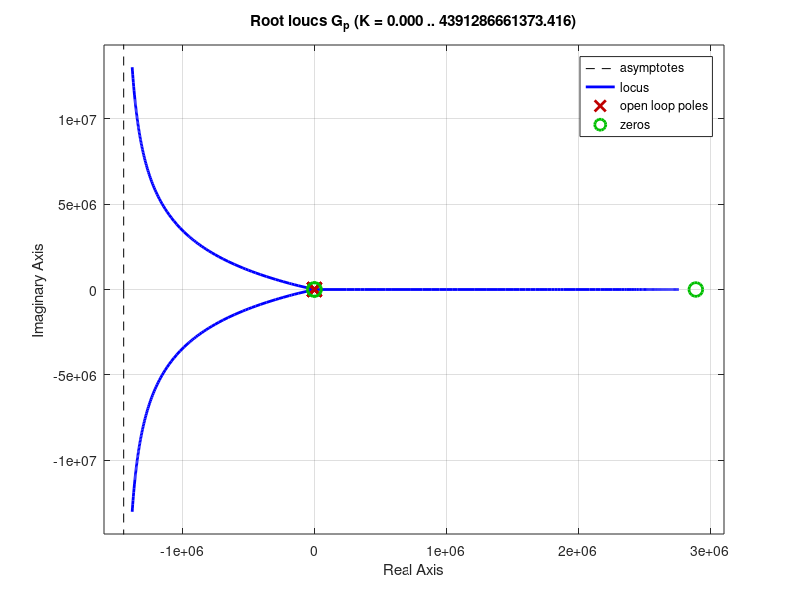

Here is the MATLAB script that generated this plot: (Note: this script raises an error after producing the figure.)
%% Intro
clc
clear all
A =[0	0	0	0.5	0	0;
0	0	0	0	0.5	0;
0	0	0	0	0	0.5;
134.697	4.61732	0	-0.00126849	-0.0000419712	-0.0000859303;
4.61732	129.366	0	-0.0000419712	-0.00122003	0.000148836;
2.59264	-4.49059	0	-0.0000859303	0.000148836	-0.00617827];

B=[0	0	0;
0	0	0;
0	0	0;
74.4856	2.46455	5.04582;
2.46455	71.6398	-8.73961;
5.04582	-8.73961	362.787];

C = [1	0	0	0	0	0;
    0	1	0	0	0	0;
    0	0	1	0	0	0];
D = zeros(3,3);
E = B;
p = [0,0.2,-0.5-j,-0.1+0.5j,-0.1-0.5j,-0.5+j];
K = place(A,B,p);
A_bar = A - B*K;
sys_cont = ss(A_bar,B,C,D);
tf_q = tf(sys_cont);
G_p = tf_q(1,1);
p_gp = pole(sys_cont);

rlocus(G_p)
%% ZN Method
ts=linspace(0,150,1000);
Kc = sym("Kc");
s = sym("s");
p_Kc = vpa(Kc * poly2sym(G_p.Numerator{1,1},s)+poly2sym(G_p.Denominator{1,1},s));
p_Kc_coef=flip(coeffs(p_Kc,s));
rh_Kc = routh(p_Kc_coef,eps);
S = solve(rh_Kc(6,1)==0,Kc);

Ku = 0.20101366891278826605964385390219;
tf_CL_crt=feedback(Ku*G_p,1);
pole_cl_crt=pole(tf_CL_crt);
[q_crt,t_crt]=step(tf_CL_crt,linspace(0,50,2000));
routh(vpa(tf_CL_crt.Denominator{1,1}),eps);
Pu =2*pi/imag(pole_cl_crt(3));



Kc_ZN = 0.6*Ku;
t_i = Pu/2;
t_d = Pu/8; 
N_d = 100;
G_c_ZN = Kc_ZN*(1+tf([1],[t_i,0]) + tf([t_d,0],[t_d/N_d,1]));
FT_CL=feedback(G_c_ZN*G_p,1);
pole_cl = pole(FT_CL);
[q_zn,t] = step(FT_CL);

Frt = feedback(G_c_ZN,G_p,-1); %Funcao de transferencia entre entrada de controle e referencia
[u_zn,tu] = step(Frt);
q1_ref = 0.1;
figure(1)
plot(t,q_zn,"LineWidth",1.5)
title("Resposta a um sinal degrau - Quaternion $q_1$", 'Interpreter','Latex','FontSize',13)
ylabel("$q_1/q_{1ref}$",'Interpreter','Latex','FontSize',15)
xlabel("Tempo [s]",'FontSize',13,'Interpreter','Latex')

figure(2)
plot(t,q1_ref*q_zn,"LineWidth",1.5)
title("Resposta a um sinal degrau $q_{1ref} = 0.1$ ", 'Interpreter','Latex','FontSize',13)
ylabel("$q_1$",'Interpreter','Latex','FontSize',15)
xlabel("Tempo [s]",'FontSize',13,'Interpreter','Latex')

figure(3)

plot(tu(10:end,1),u_zn(10:end,1),"LineWidth",1.5)
title("Entradas de controle $\tau_x$", 'Interpreter','Latex','FontSize',13)
ylabel("$\tau_x/q_{1ref}$",'Interpreter','Latex','FontSize',15)
xlabel("Tempo [s]",'FontSize',13,'Interpreter','Latex')

figure(4)

plot(tu(10:end,1),q1_ref*u_zn(10:end,1),"LineWidth",1.5)
title("Entradas de controle $\tau_x$", 'Interpreter','Latex','FontSize',13)
ylabel("$\tau_x$",'Interpreter','Latex','FontSize',15)
xlabel("Tempo [s]",'FontSize',13,'Interpreter','Latex')

figure(5)

bode(FT_CL)

figure(6)
subplot(1,2,1)
plot(t_crt,q_crt,"LineWidth",1.5)
title("Resposta Harmonica crítica para referência degrau - Quaternion $q_1$", 'Interpreter','Latex','FontSize',13)
ylabel("$q_1/q_{1ref}$",'Interpreter','Latex','FontSize',15)
xlabel("Tempo [s]",'FontSize',13,'Interpreter','Latex')
subplot(1,2,2)
pzplot(tf_CL_crt)

